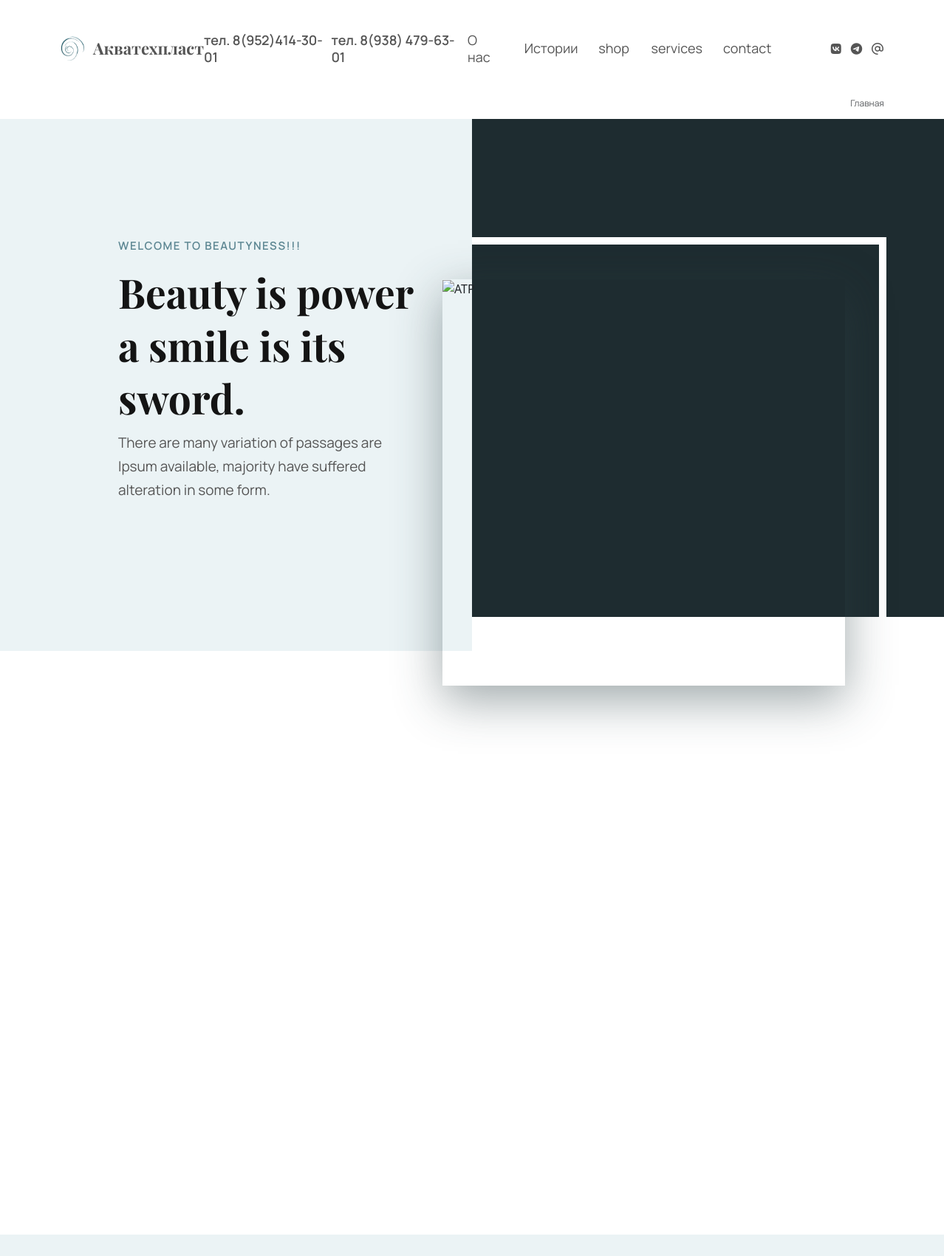
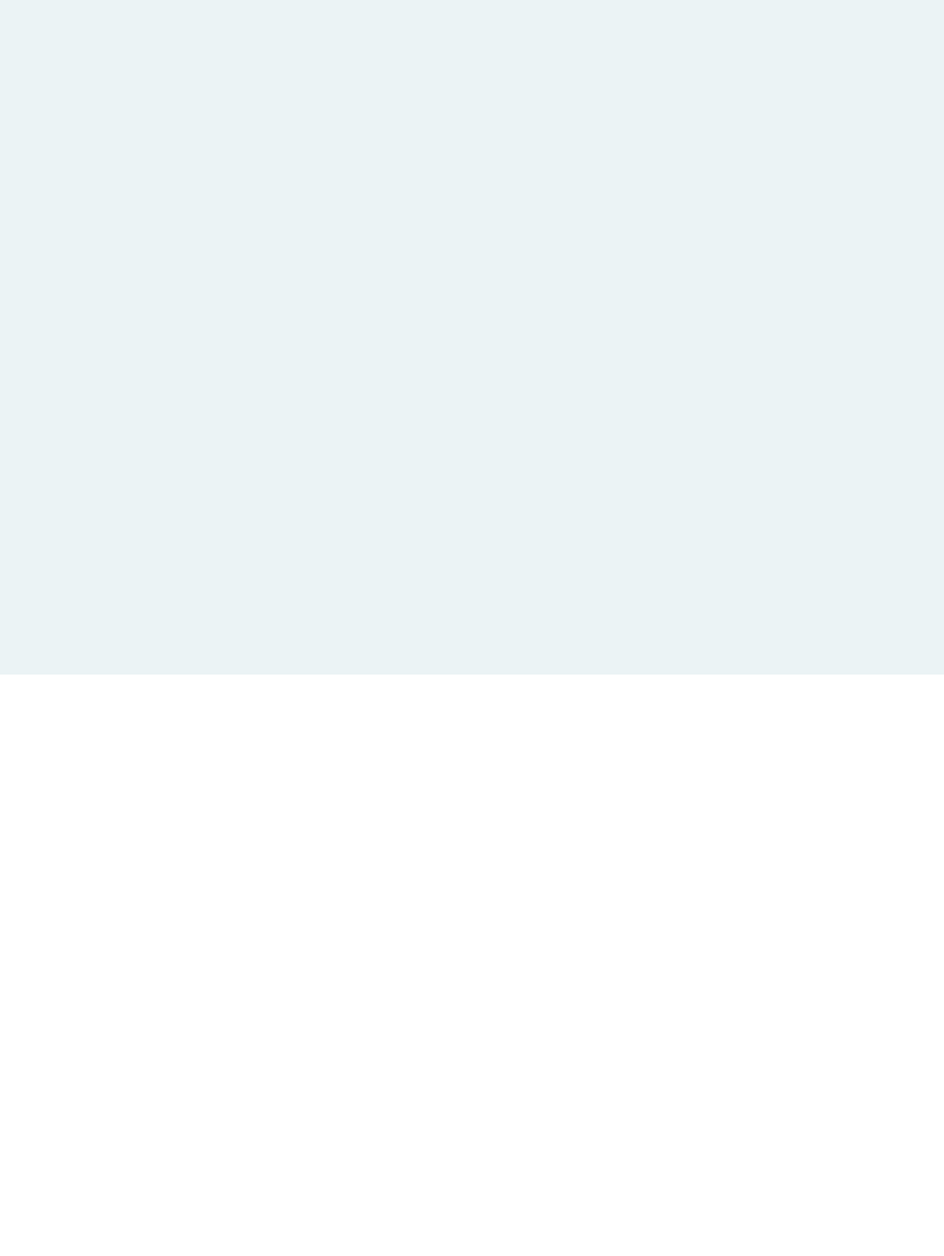
The page / (upper part) on the database its author committed (2 pictures, top to bottom).
### content/models.py (models this page shows, shortened)
class FirstPageTitleModel(models.Model):
    welcome = models.CharField(max_length=100,
                                help_text='не больше 100 символов, включая пробелы и знаки припенания',
                                verbose_name='Приветственный текст вверху заголовка')
    title = models.CharField(max_length=200,
                                help_text='не больше 200 символов, включая пробелы и знаки припенания',
                                verbose_name='Заголовок первой страницы')
    subtitle = models.CharField(max_length=500,
                                help_text='не больше 500, включая пробелы и знаки припенания',
                                verbose_name='Подзаголовок первой страницы')
    class Meta:
        verbose_name = 'Контент первой страницы'
        verbose_name_plural = 'Управление баннером (информация первого экрана)'

### main/views.py (the view)
# urls.py: path('', views.index, name='index'),
def index(request):
    titles = FirstPageTitleModel.objects.all()
    services = ServicesModel.objects.all()
    abouts = FirstPageAboutModel.objects.all()
    categories = ShopCategoryModel.objects.all()
    reviews_publish = ReviewModel.objects.filter(publish=True)
    awesomes = FirstPageAwesomeModel.objects.all()
    discounts = DiscountModel.objects.filter(publish=True)
    blogs = BlogModel.objects.filter(publish=True)[:3]
    today = date.today()
    breadcrumbs = [
        {"name": "Главная", "url": "/"},
    ]
    categories_with_products = []
    for discount in discounts:
        discount.days_left = (discount.date_to - today).days
    for category in categories:
        products = ShopElementModel.objects.filter(category=category)[:3]
        if products.exists():
            categories_with_products.append({
                'category' : category,
                'products' : products})
    return render(request, 'main/index.html', {'titles' : titles,
                                               'services' : services,
                                               'abouts' : abouts,
                                               'categories_with_products' : categories_with_products,
                                               'reviews': reviews_publish,
                                               'awesomes': awesomes,
                                               'discounts' : discounts,
                                               'blogs' : blogs,
                                               'breadcrumbs': breadcrumbs,
                                               })

### blog/models.py (called while the page is built)
    def __str__(self):
        return self.theme

    def get_image_url(self):
        if self.img:
            return self.img.url
        return None

### catalog/models.py (called while the page is built)
    def get_image_url(self):
        if self.image:
            return self.image.url
        return None

    def get_image_url(self):
        if self.image:
            return self.image.url
        return None

### content/models.py (called while the page is built)
    def get_icon_url(self):
        if self.icon:
            return self.icon.url
        return None

### review/models.py (called while the page is built)
    def get_image_url(self):
        if self.image:
            return self.image.url
        return None

### templates/main/index.html (shortened to what this page needs)
{% extends "components/base.html" %}
{% load static %}
{% block content %}
    <section class="welcome" id="welcome">
        <div class="welcome-left">
            <div class="content slider">
                <div class="slides">
                    {% for title in titles %}
                        <div class="slide">
                                <p class="welcome-welcome">{{ title.welcome }}</p>
                                <h2 class="welcome-title">{{ title.title }}</h2>
                                <p class="welcome-subtitle">{{ title.subtitle }}</p>
                        </div>
                    {% endfor %}
                </div>
            </div>
        </div>
        <div class="welcome-right">
            <div class="welcome-block">
                <div class="line-top"></div>
                <div class="line-right"></div>
                <div class="block-img">
                    <img src="{% static 'img/pages/001.jpg' %}" alt="ATP">
                </div>
            </div>
        </div>
    </section>
    <section class="featurs" id="featurs">
        <div class="container">
            <div class="row">
                <div class="col featurs-body">
                </div>
            </div>
        </div>
    </section>
    <section class="about" id="about">
        <div class="container">
            <div class="row">
                <div class="col-xl-6 col-lg-12 about-image">
                    <div class="about-image-content">
                    </div>
                </div>
            </div>
        </div>
    </section>
    <section class="shop" id="shop">
        <div class="container shop-container">
            {% for category_data in categories_with_products %}
            <div class="row shop-content">
                <div class="col-xl-6 col-lg-12 shop-list">
                    <div class="shop-list-block">
                    </div>
                </div>
            </div>
            {% endfor %}
        </div>
    </section>
{% endblock %}

### rows shown on the page
FirstPageTitleModel: welcome "WELCOME TO BEAUTYNESS!!!", title "Beauty is power a smile is its sword.", subtitle "There are many variation of passages are Ipsum available, majority have suffered alteration in some form."

### other values the page prints
{{ breadcrumb.name }} "Главная"
